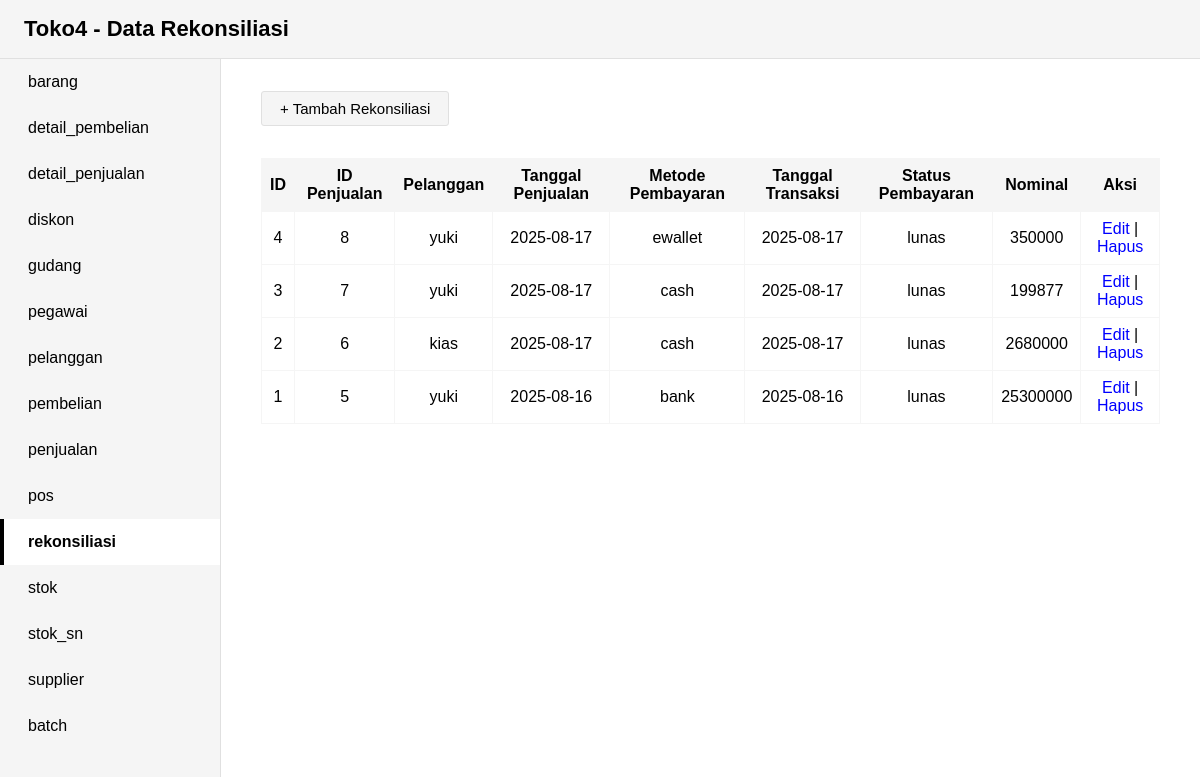
Page /rekonsiliasi/index.php on the earlier database version.
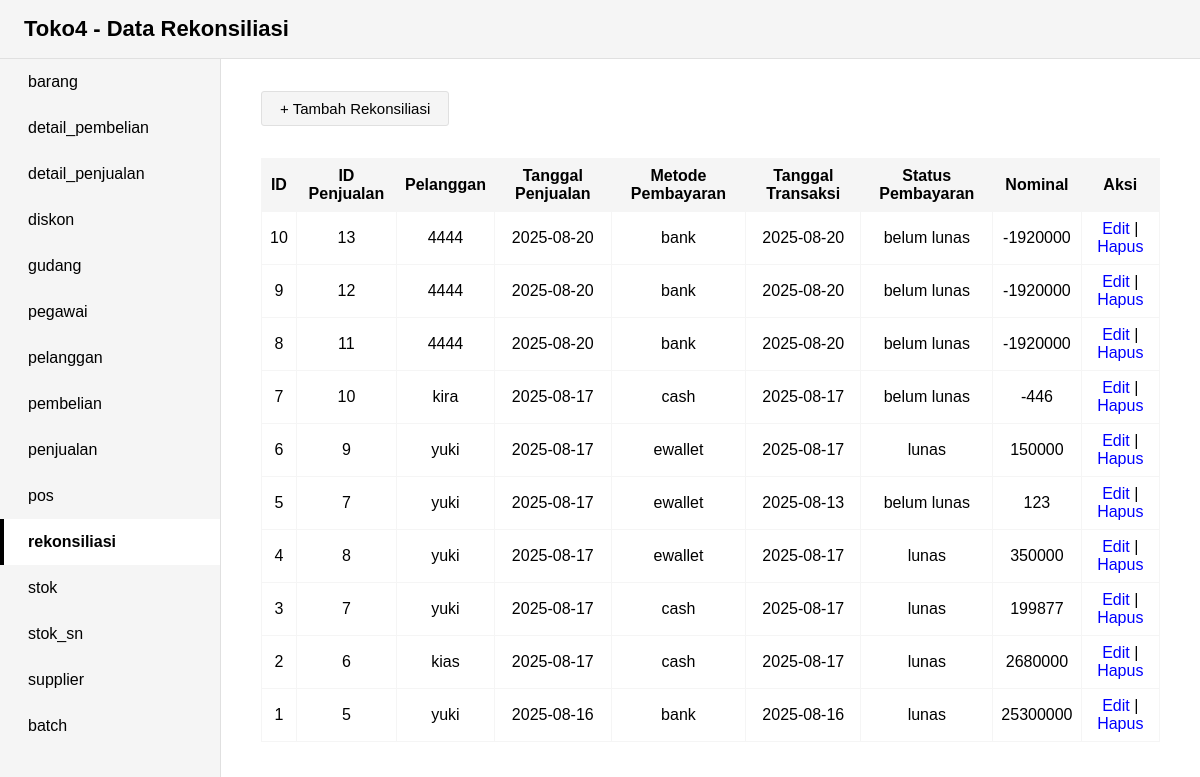
Same page on the later database version.
### tables this page shows
CREATE TABLE `rekonsiliasi` (
  `id_rekonsiliasi` int(11) NOT NULL,
  `id_penjualan` int(11) NOT NULL,
  `metode_pembayaran` enum('cash','qris','ewallet','bank') NOT NULL,
  `tanggal_transaksi` date NOT NULL,
  `status_pembayaran` enum('lunas','belum lunas') NOT NULL,
  `nominal` decimal(10,0) NOT NULL
);

CREATE TABLE `pelanggan` (
  `id_pelanggan` int(11) NOT NULL,
  `nama_pelanggan` varchar(20) NOT NULL,
  `kontak` varchar(20) NOT NULL
);

CREATE TABLE `penjualan` (
  `id_penjualan` int(11) NOT NULL,
  `tanggal_penjualan` date NOT NULL,
  `id_pelanggan` int(11) NOT NULL,
  `id_pegawai` int(11) NOT NULL,
  `metode_pembayaran` enum('cash','qris','ewallet','bank') NOT NULL,
  `total` decimal(10,0) NOT NULL,
  `diskon` decimal(10,0) NOT NULL,
  `subtotal` decimal(10,0) NOT NULL,
  `sisa_bayar` decimal(10,0) NOT NULL
);

### rekonsiliasi/index.php (the view, shortened to what this page needs)
<?php
include "../koneksi.php";
$query = "
    SELECT r.id_rekonsiliasi, r.id_penjualan, r.metode_pembayaran,
           r.tanggal_transaksi, r.status_pembayaran, r.nominal,
           p.tanggal_penjualan, pl.nama_pelanggan
    FROM rekonsiliasi r
    LEFT JOIN penjualan p ON r.id_penjualan = p.id_penjualan
    LEFT JOIN pelanggan pl ON p.id_pelanggan = pl.id_pelanggan
    ORDER BY r.id_rekonsiliasi DESC
";
$result = mysqli_query($koneksi, $query);
?>
<!DOCTYPE html>
<html>
<head>
</head>
<body>
    <div class="header">Toko4 - Data Rekonsiliasi</div>
    <div class="container">
        <nav class="sidebar">
            <ul>
                <li><a href="../barang">barang</a></li>
                <li><a href="../detail_pembelian">detail_pembelian</a></li>
                <li><a href="../detail_penjualan">detail_penjualan</a></li>
                <li><a href="../diskon">diskon</a></li>
                <li><a href="../gudang">gudang</a></li>
                <li><a href="../pegawai">pegawai</a></li>
                <li><a href="../pelanggan">pelanggan</a></li>
                <li><a href="../pembelian">pembelian</a></li>
                <li><a href="../penjualan">penjualan</a></li>
                <li><a href="../pos">pos</a></li>
                <li><a href="../rekonsiliasi" class="active">rekonsiliasi</a></li>
                <li><a href="../stok">stok</a></li>
                <li><a href="../stok_sn">stok_sn</a></li>
                <li><a href="../supplier">supplier</a></li>
                <li><a href="../batch" >batch</a></li>
            </ul>
        </nav>
        <div class="main-content">
            <a href="tambah.php" class="btn-tambah">+ Tambah Rekonsiliasi</a>
            <table>
                <tr>
                    <th>ID</th>
                    <th>ID Penjualan</th>
                    <th>Pelanggan</th>
                    <th>Tanggal Penjualan</th>
                    <th>Metode Pembayaran</th>
                    <th>Tanggal Transaksi</th>
                    <th>Status Pembayaran</th>
                    <th>Nominal</th>
                    <th>Aksi</th>
                </tr>
                <?php while($row = mysqli_fetch_assoc($result)) { ?>
                <tr>
                    <td><?= $row['id_rekonsiliasi'] ?></td>
                    <td><?= $row['id_penjualan'] ?></td>
                    <td><?= $row['nama_pelanggan'] ?></td>
                    <td><?= $row['tanggal_penjualan'] ?></td>
                    <td><?= $row['metode_pembayaran'] ?></td>
                    <td><?= $row['tanggal_transaksi'] ?></td>
                    <td><?= $row['status_pembayaran'] ?></td>
                    <td><?= $row['nominal'] ?></td>
                    <td>
                        <a href="edit.php?id=<?= $row['id_rekonsiliasi'] ?>">Edit</a> |
                        <a href="hapus.php?id=<?= $row['id_rekonsiliasi'] ?>" onclick="return confirm('Yakin hapus data ini?')">Hapus</a>
                    </td>
                </tr>
                <?php } ?>
            </table>
        </div>
    </div>
</body>
</html>

Differences in the rows shown:
added rekonsiliasi: id_rekonsiliasi "10", id_penjualan "13", pelanggan.nama_pelanggan "4444", id_penjualan.tanggal_penjualan "2025-08-20", metode_pembayaran "bank", tanggal_transaksi "2025-08-20", status_pembayaran "belum lunas", nominal "-1920000"
added rekonsiliasi: id_rekonsiliasi "9", id_penjualan "12", pelanggan.nama_pelanggan "4444", id_penjualan.tanggal_penjualan "2025-08-20", metode_pembayaran "bank", tanggal_transaksi "2025-08-20", status_pembayaran "belum lunas", nominal "-1920000"
added rekonsiliasi: id_rekonsiliasi "8", id_penjualan "11", pelanggan.nama_pelanggan "4444", id_penjualan.tanggal_penjualan "2025-08-20", metode_pembayaran "bank", tanggal_transaksi "2025-08-20", status_pembayaran "belum lunas", nominal "-1920000"
added rekonsiliasi: id_rekonsiliasi "7", id_penjualan "10", pelanggan.nama_pelanggan "kira", id_penjualan.tanggal_penjualan "2025-08-17", metode_pembayaran "cash", tanggal_transaksi "2025-08-17", status_pembayaran "belum lunas", nominal "-446"
added rekonsiliasi: id_rekonsiliasi "6", id_penjualan "9", pelanggan.nama_pelanggan "yuki", id_penjualan.tanggal_penjualan "2025-08-17", metode_pembayaran "ewallet", tanggal_transaksi "2025-08-17", status_pembayaran "lunas", nominal "150000"
added rekonsiliasi: id_rekonsiliasi "5", id_penjualan "7", pelanggan.nama_pelanggan "yuki", id_penjualan.tanggal_penjualan "2025-08-17", metode_pembayaran "ewallet", tanggal_transaksi "2025-08-13", status_pembayaran "belum lunas", nominal "123"
